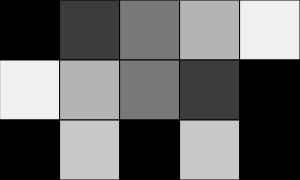
Frame 1 (no input)
Frame 60 (no input): identical to frame 1, image omitted
Frame 120 (the mouse pressed at the canvas centre since frame 60): identical to frame 1, image omitted

The p5.js sketch that drew this single still picture (run headless with seeded random() and noise() and a simulated clock; from frame 60 on, the mouse is pressed at the canvas centre):

// p5.js sketch
// ── sketch.js
// 2D Array Basics
// Fahad Hussain
// April 3,2025
// Working with 2D Arrays, Visualizations

let grid =
[ [0,    60, 120, 180, 240],
  [240, 180, 120,  60,  0 ],
  [0,   200,  0,  200,  0 ]
];

let squareSize = 60;
const NUM_ROWS = 3;   const NUM_COLS = 5;

function setup() {
  createCanvas(NUM_COLS*squareSize, NUM_ROWS*squareSize);
}

function renderGrid(){
  //interpret the info in  the 2D array, and draw
  //a grid of colors on the screen to reflect it.
  for(let y=0; y< NUM_ROWS; y++){
    for(let x =0; x<NUM_COLS; x++){
      let fillColor = (grid[y][x]);
      fill(fillColor);
      square(x*squareSize, y*squareSize, squareSize);
    }
  }
}

function draw() {
  background(220);
  renderGrid();
}
